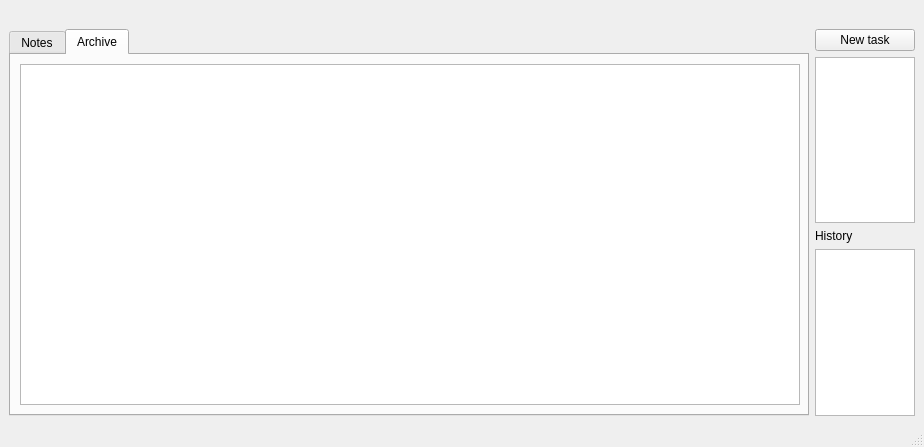
<?xml version="1.0" encoding="UTF-8"?>
<ui version="4.0">
 <class>MainWindow</class>
 <widget class="QMainWindow" name="MainWindow">
  <property name="geometry">
   <rect>
    <x>0</x>
    <y>0</y>
    <width>924</width>
    <height>447</height>
   </rect>
  </property>
  <property name="sizePolicy">
   <sizepolicy hsizetype="Preferred" vsizetype="Expanding">
    <horstretch>0</horstretch>
    <verstretch>0</verstretch>
   </sizepolicy>
  </property>
  <property name="windowTitle">
   <string>MainWindow</string>
  </property>
  <widget class="QWidget" name="centralwidget">
   <layout class="QGridLayout" name="gridLayout">
    <item row="0" column="0">
     <spacer name="horizontalSpacer">
      <property name="orientation">
       <enum>Qt::Horizontal</enum>
      </property>
      <property name="sizeType">
       <enum>QSizePolicy::Fixed</enum>
      </property>
      <property name="sizeHint" stdset="0">
       <size>
        <width>800</width>
        <height>20</height>
       </size>
      </property>
     </spacer>
    </item>
    <item row="1" column="1">
     <layout class="QVBoxLayout" name="verticalLayout_2">
      <property name="sizeConstraint">
       <enum>QLayout::SetFixedSize</enum>
      </property>
      <item>
       <widget class="QPushButton" name="new_task">
        <property name="text">
         <string>New task</string>
        </property>
       </widget>
      </item>
      <item>
       <widget class="QListWidget" name="listWidget"/>
      </item>
      <item>
       <widget class="QLabel" name="label">
        <property name="text">
         <string>History</string>
        </property>
       </widget>
      </item>
      <item>
       <widget class="QListWidget" name="listWidget_2"/>
      </item>
     </layout>
    </item>
    <item row="1" column="0">
     <widget class="QTabWidget" name="tbwNotation1">
      <property name="sizePolicy">
       <sizepolicy hsizetype="Expanding" vsizetype="Ignored">
        <horstretch>0</horstretch>
        <verstretch>0</verstretch>
       </sizepolicy>
      </property>
      <property name="minimumSize">
       <size>
        <width>800</width>
        <height>0</height>
       </size>
      </property>
      <property name="currentIndex">
       <number>1</number>
      </property>
      <widget class="QWidget" name="tab">
       <attribute name="title">
        <string>Notes</string>
       </attribute>
       <layout class="QGridLayout" name="gridLayout_2">
        <item row="0" column="0">
         <widget class="QTableWidget" name="tbwNotation_Notes">
          <property name="enabled">
           <bool>true</bool>
          </property>
          <property name="minimumSize">
           <size>
            <width>780</width>
            <height>0</height>
           </size>
          </property>
          <property name="sortingEnabled">
           <bool>false</bool>
          </property>
         </widget>
        </item>
       </layout>
      </widget>
      <widget class="QWidget" name="tab_2">
       <attribute name="title">
        <string>Archive</string>
       </attribute>
       <layout class="QGridLayout" name="gridLayout_3">
        <item row="0" column="0">
         <widget class="QTableWidget" name="tbwNotation_Archive">
          <property name="minimumSize">
           <size>
            <width>780</width>
            <height>0</height>
           </size>
          </property>
          <property name="sortingEnabled">
           <bool>false</bool>
          </property>
         </widget>
        </item>
       </layout>
      </widget>
     </widget>
    </item>
   </layout>
  </widget>
  <widget class="QMenuBar" name="menubar">
   <property name="geometry">
    <rect>
     <x>0</x>
     <y>0</y>
     <width>924</width>
     <height>26</height>
    </rect>
   </property>
  </widget>
  <widget class="QStatusBar" name="statusbar"/>
 </widget>
 <resources/>
 <connections/>
</ui>
